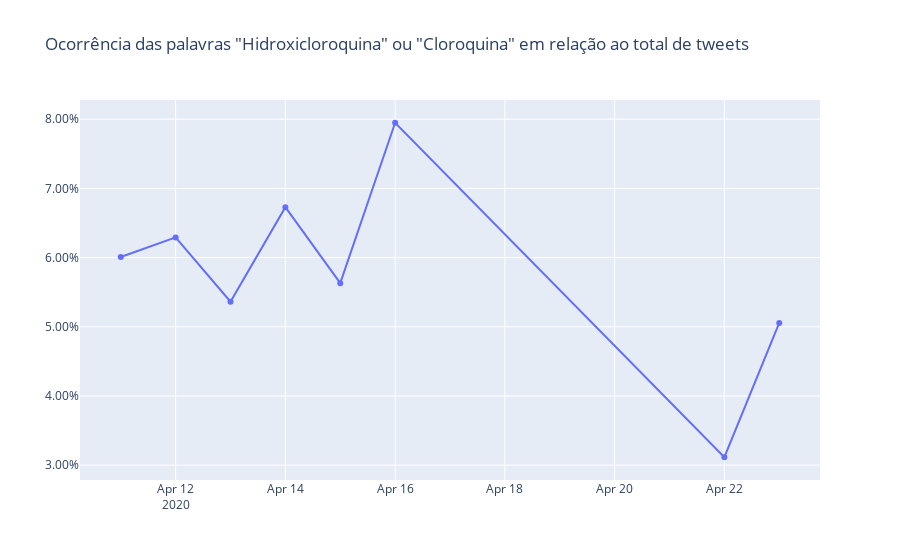
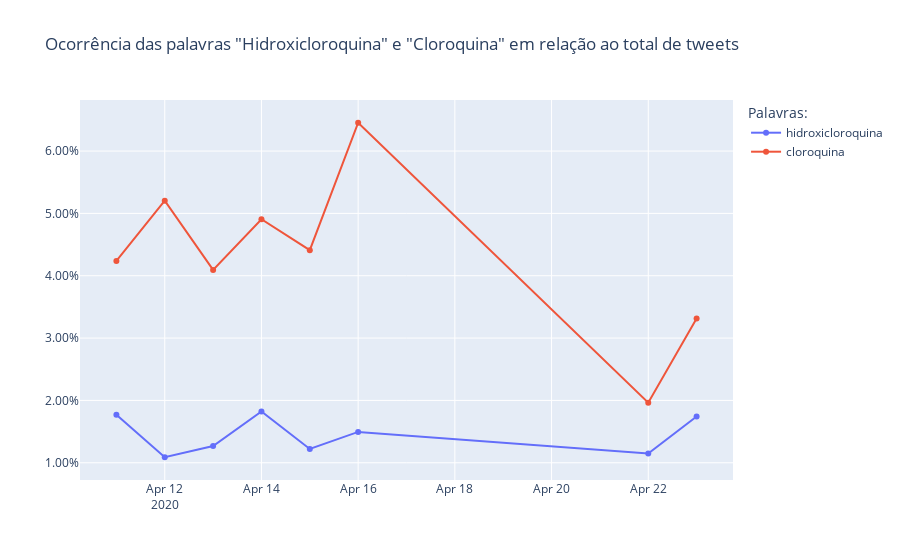

Notebook cell for these charts, in order:
### Markdown cell above
# "Hidroxicloroquina", "Cloroquina"

### Code cell
plotgraph(['hidroxicloroquina', 'cloroquina'], True)
plotgraph(['hidroxicloroquina', 'cloroquina'], False)

### Figure 1 — Plotly figure (JSON) as saved in the notebook; plotly's stock layout.template omitted (floating-point values rounded to 4 significant figures)
{"data": [{"name": "hidroxicloroquina e cloroquina.", "type": "scatter", "x": ["2020-04-11", "2020-04-12", "2020-04-13", "2020-04-14", "2020-04-15", "2020-04-16", "2020-04-22", "2020-04-23"], "y": [0.06009, 0.06292, 0.05362, 0.06729, 0.05631, 0.07949, 0.03114, 0.05056]}], "layout": {"autosize": true, "legend": {"title": {"text": "Palavras:"}}, "title": {"text": "Ocorrência das palavras \"Hidroxicloroquina\" ou \"Cloroquina\" em relação ao total de tweets"}, "xaxis": {"autorange": true, "range": ["2020-04-10 07:01:27.8049", "2020-04-23 16:58:32.1951"], "type": "date"}, "yaxis": {"autorange": true, "range": [0.0276, 0.08303], "tickformat": ",.2%", "type": "linear"}}}

### Figure 2 — Plotly figure (JSON) as saved in the notebook; plotly's stock layout.template omitted (floating-point values rounded to 4 significant figures)
{"data": [{"name": "hidroxicloroquina", "type": "scatter", "x": ["2020-04-11", "2020-04-12", "2020-04-13", "2020-04-14", "2020-04-15", "2020-04-16", "2020-04-22", "2020-04-23"], "y": [0.0177, 0.01088, 0.01268, 0.01822, 0.01221, 0.01495, 0.0115, 0.01743]}, {"name": "cloroquina", "type": "scatter", "x": ["2020-04-11", "2020-04-12", "2020-04-13", "2020-04-14", "2020-04-15", "2020-04-16", "2020-04-22", "2020-04-23"], "y": [0.04238, 0.05203, 0.04094, 0.04907, 0.04409, 0.06454, 0.01964, 0.03313]}], "layout": {"autosize": true, "legend": {"title": {"text": "Palavras:"}}, "title": {"text": "Ocorrência das palavras \"Hidroxicloroquina\" e \"Cloroquina\" em relação ao total de tweets"}, "xaxis": {"autorange": true, "range": ["2020-04-10 06:56:32.4907", "2020-04-23 17:03:27.5093"], "type": "date"}, "yaxis": {"autorange": true, "range": [0.006954, 0.06847], "tickformat": ",.2%", "type": "linear"}}}
